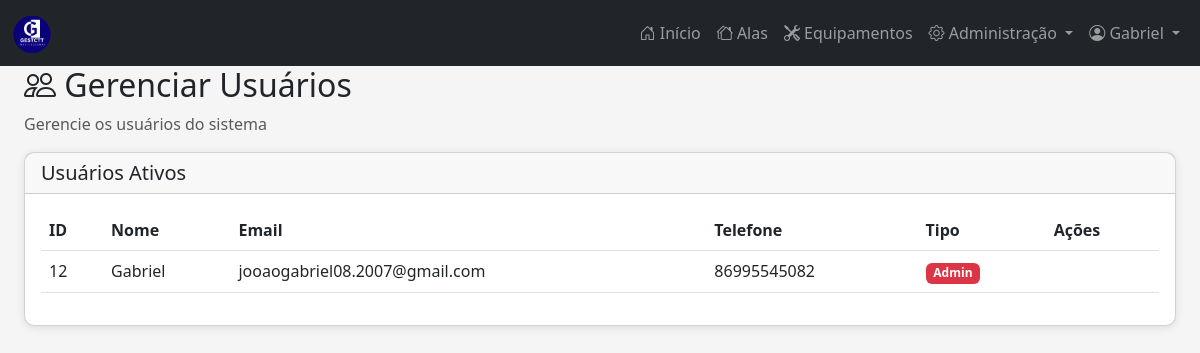
/public/admin/usuarios.php (signed in), run on the app's committed database.
### tables this page shows
CREATE TABLE `usuarios` (
  `id` int(11) NOT NULL AUTO_INCREMENT,
  `nome` varchar(100) NOT NULL,
  `email` varchar(100) NOT NULL,
  `senha` varchar(255) NOT NULL,
  `telefone` varchar(20) DEFAULT NULL,
  `tipo` enum('admin','funcionario') DEFAULT 'funcionario',
  `status` enum('ativo','inativo','pendente','rejeitado') DEFAULT 'pendente',
  `created_at` timestamp NOT NULL DEFAULT current_timestamp(),
  `updated_at` timestamp NOT NULL DEFAULT current_timestamp() ON UPDATE current_timestamp(),
  `remember_token` varchar(255) DEFAULT NULL,
  `remember_token_expires_at` datetime DEFAULT NULL,
  PRIMARY KEY (`id`),
  UNIQUE KEY `email` (`email`)
);

### public/admin/usuarios.php (the view, shortened to what this page needs)
<?php
require_once '../../app/config/init.php';
$active_sql = "SELECT * FROM usuarios WHERE status = 'ativo' ORDER BY nome";
$active_result = $conn->query($active_sql);
?>
<?php include '../../app/views/includes/header.php'; ?>
<?php include '../../app/views/includes/navbar.php'; ?>
<div class="container-fluid">
    <div class="row">
        <main class="col-md-12 ms-sm-auto px-md-4">
            <div class="content-wrapper">
                <div class="page-header">
                    <h2><i class="bi bi-people"></i> Gerenciar Usuários</h2>
                    <p class="text-muted">Gerencie os usuários do sistema</p>
                </div>
                <div class="card">
                    <div class="card-header">
                        <h5 class="mb-0">Usuários Ativos</h5>
                    </div>
                    <div class="card-body">
                        <?php if ($active_result->num_rows > 0): ?>
                            <div class="table-responsive">
                                <table class="table table-hover">
                                    <thead>
                                        <tr>
                                            <th>ID</th>
                                            <th>Nome</th>
                                            <th>Email</th>
                                            <th>Telefone</th>
                                            <th>Tipo</th>
                                            <th>Ações</th>
                                        </tr>
                                    </thead>
                                    <tbody>
                                        <?php while ($user = $active_result->fetch_assoc()): ?>
                                            <tr>
                                                <td><?php echo $user['id']; ?></td>
                                                <td><?php echo htmlspecialchars($user['nome']); ?></td>
                                                <td><?php echo htmlspecialchars($user['email']); ?></td>
                                                <td><?php echo htmlspecialchars($user['telefone']); ?></td>
                                                <td>
                                                    <?php if ($user['tipo'] == 'admin'): ?>
                                                        <span class="badge bg-danger">Admin</span>
                                                    <?php else: ?>
                                                        <span class="badge bg-primary">Funcionário</span>
                                                    <?php endif; ?>
                                                </td>
                                                <td>
                                                </td>
                                            </tr>
                                        <?php endwhile; ?>
                                    </tbody>
                                </table>
                            </div>
                        <?php else: ?>
                            <p class="text-center text-muted">Nenhum usuário ativo.</p>
                        <?php endif; ?>
                    </div>
                </div>
            </div>
        </main>
    </div>
</div>
<?php include '../../app/views/includes/footer.php'; ?>

### assets/css/style.css (style rules this page uses)
:root { --primary-color: #0d6efd; --secondary-color: #6c757d; --success-color: #198754; --danger-color: #dc3545; --warning-color: #ffc107; --info-color: #0dcaf0; --light-color: #f8f9fa; --dark-color: #212529; }
body { font-family: "Segoe UI", Tahoma, Geneva, Verdana, sans-serif; background-color: #f5f5f5; }
.card { border-radius: 10px; box-shadow: 0 2px 10px rgba(0, 0, 0, 0.1); transition: transform 0.3s ease, box-shadow 0.3s ease; }

### data on the page
usuarios: id "12", nome "Gabriel", email "jooaogabriel08.2007@gmail.com", telefone "86995545082", tipo "Admin"

### other printed values
$_SESSION['user_name'] "Gabriel"
